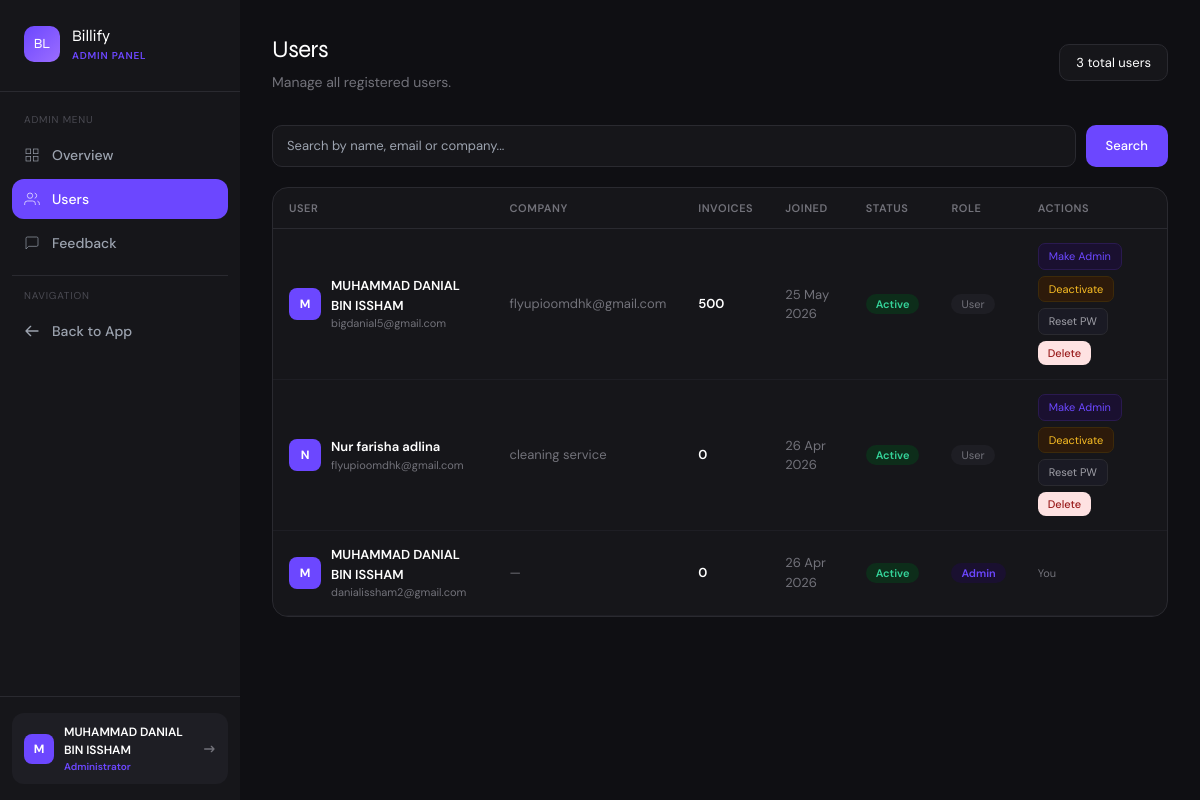
The app's page /admin/users (signed in) with its own data.
### app.py (models this page shows)
class User(UserMixin, db.Model):
    id = db.Column(db.Integer, primary_key=True)
    name = db.Column(db.String(100), nullable=False)
    email = db.Column(db.String(120), unique=True, nullable=False)
    password = db.Column(db.String(200), nullable=False)
    company = db.Column(db.String(100))
    is_admin = db.Column(db.Boolean, default=False)
    is_active_account = db.Column(db.Boolean, default=True)
    created_at = db.Column(db.DateTime, default=datetime.utcnow)
    invoices = db.relationship('Invoice', backref='owner', lazy=True)

### app.py (the view)
@app.route('/admin/users')
@login_required
@admin_required
def admin_users():
    search = request.args.get('search', '').strip()
    query = User.query
    if search:
        query = query.filter(db.or_(
            User.name.ilike(f'%{search}%'),
            User.email.ilike(f'%{search}%'),
            User.company.ilike(f'%{search}%')
        ))
    users = query.order_by(User.created_at.desc()).all()
    return render_template('admin/users.html', users=users, search=search)

### app.py (called while the page is built)
@app.after_request
def add_security_headers(response):
    response.headers['X-Content-Type-Options'] = 'nosniff'
    response.headers['X-Frame-Options'] = 'SAMEORIGIN'
    response.headers['X-XSS-Protection'] = '1; mode=block'
    response.headers['Referrer-Policy'] = 'strict-origin-when-cross-origin'
    return response

@login_manager.user_loader
def load_user(user_id):
    return User.query.get(int(user_id))

def admin_required(f):
    @wraps(f)
    def decorated(*args, **kwargs):
        if not current_user.is_authenticated or not current_user.is_admin:
            flash('Admin access required.', 'error')
            return redirect(url_for('dashboard'))
        return f(*args, **kwargs)
    return decorated

### templates/admin/users.html (shortened to what this page needs)
{% extends 'admin/base.html' %}
{% block content %}
<div class="flex items-center justify-between mb-8">
  <div>
    <h2 class="font-display font-700" style="font-size:24px;letter-spacing:-0.5px;color:white;">Users</h2>
    <p style="color:#72727a;font-size:14px;margin-top:4px;">Manage all registered users.</p>
  </div>
  <div style="background:#16161a;border:1px solid #2a2a30;border-radius:10px;padding:6px 4px;color:white;font-size:13px;padding:8px 16px;">
    {{ users|length }} total users
  </div>
</div>
<form method="GET" style="margin-bottom:20px;">
  <div style="display:flex;gap:10px;">
    <input type="text" name="search" value="{{ search }}" placeholder="Search by name, email or company..."
      style="flex:1;background:#16161a;border:1px solid #2a2a30;border-radius:10px;padding:10px 14px;font-size:13px;color:white;outline:none;"
      onfocus="this.style.borderColor='#6c47ff'" onblur="this.style.borderColor='#2a2a30'" />
    <button type="submit" class="btn-primary" style="padding:10px 20px;font-size:13px;">Search</button>
  </div>
</form>
<div style="background:#16161a;border:1px solid #2a2a30;border-radius:16px;overflow:hidden;">
  <table style="width:100%;font-size:13px;border-collapse:collapse;">
    <thead>
      <tr style="border-bottom:1px solid #2a2a30;">
        {% for col in ['User', 'Company', 'Invoices', 'Joined', 'Status', 'Role', 'Actions'] %}
        <th style="padding:12px 16px;text-align:left;font-size:11px;font-weight:600;color:#72727a;text-transform:uppercase;letter-spacing:0.05em;">{{ col }}</th>
        {% endfor %}
      </tr>
    </thead>
    <tbody>
      {% for u in users %}
      <tr style="border-bottom:1px solid #1e1e24;" onmouseover="this.style.background='#1e1e24'" onmouseout="this.style.background='transparent'">
        <td style="padding:14px 16px;">
          <div style="display:flex;align-items:center;gap:10px;">
            <div style="width:32px;height:32px;border-radius:8px;background:#6c47ff;display:flex;align-items:center;justify-content:center;font-weight:700;color:white;font-size:12px;flex-shrink:0;">
              {{ u.name[0].upper() }}
            </div>
            <div>
              <div style="font-weight:600;color:white;">{{ u.name }}</div>
              <div style="font-size:11px;color:#72727a;">{{ u.email }}</div>
            </div>
          </div>
        </td>
        <td style="padding:14px 16px;color:#72727a;">{{ u.company or '—' }}</td>
        <td style="padding:14px 16px;color:white;font-weight:600;">{{ u.invoices|length }}</td>
        <td style="padding:14px 16px;color:#72727a;">{{ u.created_at.strftime('%d %b %Y') }}</td>
        <td style="padding:14px 16px;">
          {% if u.is_active_account %}
          <span style="background:#0d2d1a;color:#34d399;padding:3px 10px;border-radius:20px;font-size:11px;font-weight:600;">Active</span>
          {% else %}
          <span style="background:#2d1010;color:#f87171;padding:3px 10px;border-radius:20px;font-size:11px;font-weight:600;">Inactive</span>
          {% endif %}
        </td>
        <td style="padding:14px 16px;">
          {% if u.is_admin %}
          <span style="background:#1a1030;color:#6c47ff;padding:3px 10px;border-radius:20px;font-size:11px;font-weight:600;">Admin</span>
          {% else %}
          <span style="background:#1e1e24;color:#72727a;padding:3px 10px;border-radius:20px;font-size:11px;">User</span>
          {% endif %}
        </td>
        <td style="padding:14px 16px;">
          {% if u.id != current_user.id %}
          <div style="display:flex;gap:6px;flex-wrap:wrap;">
            <form method="POST" action="{{ url_for('admin_toggle_admin', id=u.id) }}" style="display:inline;">
              <button type="submit" style="font-size:11px;padding:4px 10px;border-radius:7px;background:#1a1030;color:#6c47ff;border:1px solid #2a1a50;cursor:pointer;">
                {{ 'Remove Admin' if u.is_admin else 'Make Admin' }}
              </button>
            </form>
            <form method="POST" action="{{ url_for('admin_toggle_active', id=u.id) }}" style="display:inline;">
              <button type="submit" style="font-size:11px;padding:4px 10px;border-radius:7px;{% if u.is_active_account %}background:#2d1a0a;color:#fbbf24;border:1px solid #3d2a0a;{% else %}background:#0d2d1a;color:#34d399;border:1px solid #0d3d1a;{% endif %}cursor:pointer;">
                {{ 'Deactivate' if u.is_active_account else 'Activate' }}
              </button>
            </form>
            <button onclick="showResetModal({{ u.id }}, '{{ u.name }}')"
              style="font-size:11px;padding:4px 10px;border-radius:7px;background:#1a1a24;color:#a0a0a8;border:1px solid #2a2a30;cursor:pointer;">
              Reset PW
            </button>
            <form method="POST" action="{{ url_for('admin_delete_user', id=u.id) }}" style="display:inline;"
              onsubmit="return confirm('Delete {{ u.name }}? This will delete ALL their invoices too. Cannot be undone.')">
              <button type="submit" class="btn-danger" style="font-size:11px;padding:4px 10px;">Delete</button>
            </form>
          </div>
          {% else %}
          <span style="font-size:11px;color:#72727a;">You</span>
          {% endif %}
        </td>
      </tr>
      {% endfor %}
    </tbody>
  </table>
</div>
{% endblock %}

### templates/admin/base.html (shortened to what this page needs)
<!DOCTYPE html>
<html lang="en">
<head>
  <script src="https://cdn.tailwindcss.com"></script>
</head>
<body style="background:#0f0f13; min-height:100vh;">
<div class="flex min-h-screen">
  <aside style="width:240px;background:#16161a;flex-shrink:0;" class="fixed h-full z-10 flex flex-col">
    <div class="px-6 py-6" style="border-bottom:1px solid #2a2a30;">
      <div class="flex items-center gap-3 mb-1">
        <div style="width:36px;height:36px;background:linear-gradient(135deg,#6c47ff,#9b6dff);border-radius:10px;display:flex;align-items:center;justify-content:center;">
          <span class="font-display font-700 text-white" style="font-size:14px;">BL</span>
        </div>
        <div>
          <div class="font-display font-700 text-white" style="font-size:16px;">Billify</div>
          <div style="font-size:10px;color:#6c47ff;font-weight:600;letter-spacing:0.08em;">ADMIN PANEL</div>
        </div>
      </div>
    </div>
    <nav class="flex-1 px-3 py-5 space-y-1">
      <div style="font-size:10px;color:#4a4a52;text-transform:uppercase;letter-spacing:0.08em;padding:0 12px;margin-bottom:8px;">Admin Menu</div>
      <a href="{{ url_for('admin_dashboard') }}"
         class="nav-link flex items-center gap-3 px-3 py-2.5 rounded-xl text-sm font-medium {% if request.endpoint == 'admin_dashboard' %}active{% else %}text-gray-400{% endif %}">
        <svg class="w-4 h-4" fill="none" stroke="currentColor" viewBox="0 0 24 24"><rect x="3" y="3" width="7" height="7"/><rect x="14" y="3" width="7" height="7"/><rect x="14" y="14" width="7" height="7"/><rect x="3" y="14" width="7" height="7"/></svg>
        Overview
      </a>
      <a href="{{ url_for('admin_users') }}"
         class="nav-link flex items-center gap-3 px-3 py-2.5 rounded-xl text-sm font-medium {% if request.endpoint == 'admin_users' %}active{% else %}text-gray-400{% endif %}">
        <svg class="w-4 h-4" fill="none" stroke="currentColor" viewBox="0 0 24 24"><path d="M17 21v-2a4 4 0 0 0-4-4H5a4 4 0 0 0-4 4v2"/><circle cx="9" cy="7" r="4"/><path d="M23 21v-2a4 4 0 0 0-3-3.87"/><path d="M16 3.13a4 4 0 0 1 0 7.75"/></svg>
        Users
      </a>
      <a href="{{ url_for('admin_feedback') }}"
         class="nav-link flex items-center gap-3 px-3 py-2.5 rounded-xl text-sm font-medium {% if request.endpoint == 'admin_feedback' %}active{% else %}text-gray-400{% endif %}">
        <svg class="w-4 h-4" fill="none" stroke="currentColor" viewBox="0 0 24 24"><path d="M21 15a2 2 0 0 1-2 2H7l-4 4V5a2 2 0 0 1 2-2h14a2 2 0 0 1 2 2z"/></svg>
        Feedback
      </a>
      <div style="border-top:1px solid #2a2a30;margin:12px 0;"></div>
      <div style="font-size:10px;color:#4a4a52;text-transform:uppercase;letter-spacing:0.08em;padding:0 12px;margin-bottom:8px;">Navigation</div>
      <a href="{{ url_for('dashboard') }}"
         class="nav-link flex items-center gap-3 px-3 py-2.5 rounded-xl text-sm font-medium text-gray-400">
        <svg class="w-4 h-4" fill="none" stroke="currentColor" viewBox="0 0 24 24"><path stroke-linecap="round" stroke-linejoin="round" stroke-width="2" d="M10 19l-7-7m0 0l7-7m-7 7h18"/></svg>
        Back to App
      </a>
    </nav>
    <div class="px-3 py-4" style="border-top:1px solid #2a2a30;">
      <div style="background:#1e1e24;border-radius:12px;padding:10px 12px;display:flex;align-items:center;gap:10px;">
        <div style="width:30px;height:30px;border-radius:8px;background:#6c47ff;display:flex;align-items:center;justify-content:center;font-weight:700;color:white;font-size:12px;flex-shrink:0;">
          {{ current_user.name[0].upper() }}
        </div>
        <div style="flex:1;min-width:0;">
          <div style="font-size:12px;font-weight:600;color:white;truncate;">{{ current_user.name }}</div>
          <div style="font-size:10px;color:#6c47ff;font-weight:600;">Administrator</div>
        </div>
        <a href="{{ url_for('logout') }}" title="Logout">
          <svg class="w-4 h-4" style="color:#72727a;" fill="none" stroke="currentColor" viewBox="0 0 24 24"><path stroke-linecap="round" stroke-linejoin="round" stroke-width="2" d="M17 16l4-4m0 0l-4-4m4 4H7"/></svg>
        </a>
      </div>
    </div>
  </aside>
  <main style="margin-left:240px;flex:1;padding:32px;background:#0f0f13;min-height:100vh;">
    {% block content %}{% endblock %}
  </main>
</div>
</body>
</html>

### templates/admin/base.html (style rules this page uses)
* { font-family: 'DM Sans', sans-serif; }
.font-display { font-family: 'Syne', sans-serif; }
:root { --accent: #6c47ff; --accent-dark: #4a2fe0; --surface: #f7f7fb; --card: #ffffff; --border: #ebebf0; --text: #16161a; --muted: #72727a; }
.nav-link { transition: all 0.15s ease; }
.nav-link.active { background: var(--accent); color: white; }
.btn-primary { background: var(--accent); color: white; border-radius: 10px; font-weight: 500; transition: all 0.15s; border: none; cursor: pointer; }
.btn-danger { background: #fee2e2; color: #991b1b; border-radius: 8px; font-weight: 500; transition: all 0.15s; border: none; cursor: pointer; }

### records on screen
User: name "M", name "MUHAMMAD DANIAL BIN ISSHAM", email "danialissham2@gmail.com", company "—", invoices|length "0", created_at "26 Apr 2026", is_active_account "Active", is_admin "Admin", shows "You"
User: name "M", name "MUHAMMAD DANIAL BIN ISSHAM", email "bigdanial5@gmail.com", company "flyupioomdhk@gmail.com", invoices|length "500", created_at "25 May 2026", shows "Active", shows "User", is_admin "Make Admin", is_active_account "Deactivate"
User: name "N", name "Nur farisha adlina", email "flyupioomdhk@gmail.com", company "cleaning service", invoices|length "0", created_at "26 Apr 2026", shows "Active", shows "User", is_admin "Make Admin", is_active_account "Deactivate"

### other values on screen
{{ users|length }} "3"
{{ col }} "USER" "COMPANY" "INVOICES" "JOINED" "STATUS" "ROLE" "ACTIONS"
